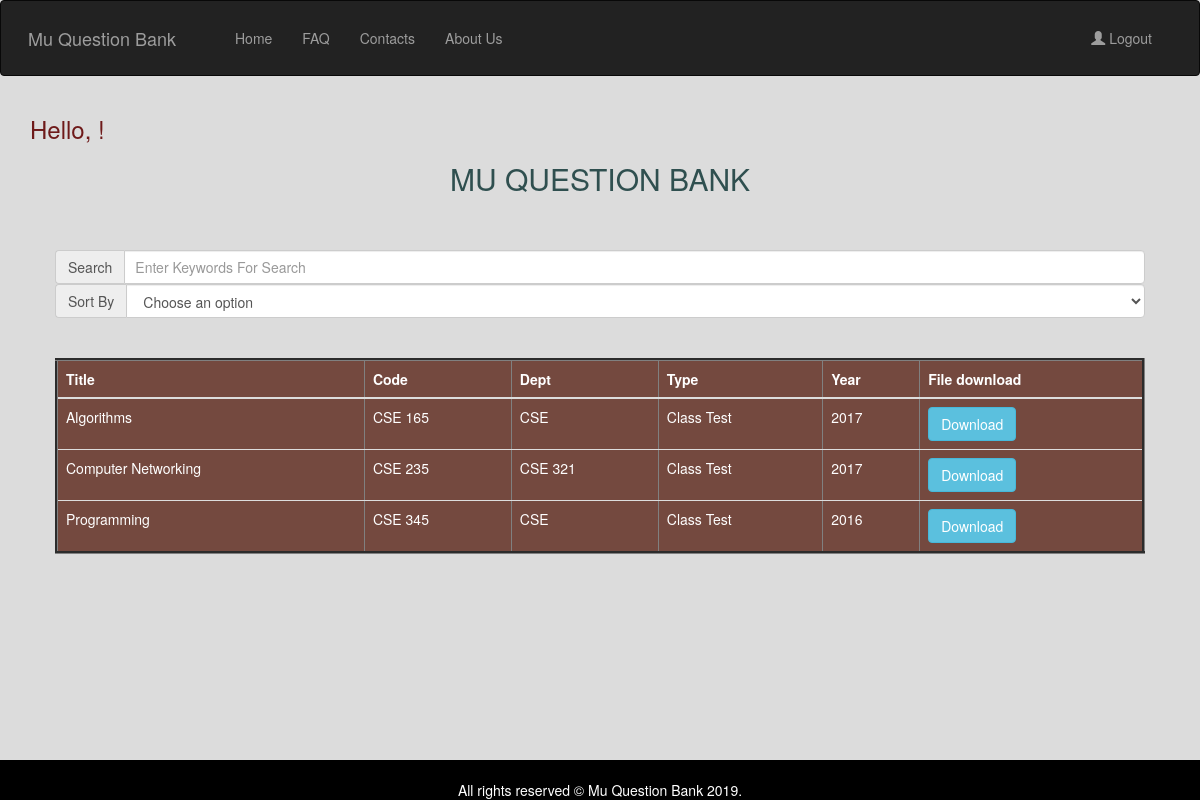
The page /index.php/home/searchOrderByClassTest on the database its author committed.
### tables this page shows
CREATE TABLE `question_info` (
  `q_id` int(12) NOT NULL,
  `q_year` year(4) NOT NULL,
  `q_type` varchar(120) NOT NULL,
  `q_code` varchar(120) NOT NULL,
  `q_title` varchar(225) NOT NULL,
  `q_dept` varchar(120) NOT NULL,
  `q_file` varchar(250) DEFAULT NULL
);

### application/controllers/home.php (called while the page is built, shortened)
<?php
class home extends CI_Controller {
    function __construct()
  	{
  		$this->load->model('question_model','qmodel');
  	}
	public function searchOrderByClassTest()
	{
		$data['questionInfo']=$this->qmodel->searchOrderByClassTest();
		$this->load->view('profile',$data);
	}
}

### index.php (called while the page is built, shortened)
<?php
require_once BASEPATH.'core/CodeIgniter.php';

### application/models/question_model.php (called while the page is built, shortened)
<?php
class question_model extends CI_Model {
	public function searchOrderByClassTest()
	{
		$this->db->select("*");
		$this->db->from("question_info");
		$this->db->where('q_type','Class Test');
		$query=$this->db->get();
		return $query->result();
	}
}

### application/views/profile.php (the view, shortened to what this page needs)
<!doctype html>
<html lang="en">
  <head>
   <link rel="stylesheet" href="https://maxcdn.bootstrapcdn.com/bootstrap/3.4.0/css/bootstrap.min.css">
</head>
<body>
  <header class="header-transparent" id="header-main">
            <nav class="navbar navbar-inverse">
              <div class="container-fluid">
                <div class="navbar-header">
                  <a class="navbar-brand" href="<?php echo base_url();?>home/mu_index">Mu Question Bank</a>
                </div>
                <ul class="nav navbar-nav ">
                  <li ><a href="<?php echo base_url();?>home/mu_index">Home</a></li>
                  <li ><a href="<?php echo base_url();?>home/faq">FAQ</a></li>
                  <li ><a href="<?php echo base_url();?>home/contacts">Contacts</a></li>
                  <li ><a href="<?php echo base_url();?>home/aboutUs">About Us</a></li>
                </ul>
                <ul class="nav navbar-nav navbar-right" >
                <li><a href="<?php echo base_url(); ?>home/logout"><span class="glyphicon glyphicon-user"></span> Logout</a></li>
              </ul>
              </div>
            </nav>
</header>
    <section class="slice slice-lg pb-lg-0 bg-gradient-primary" data-separator="rounded-left" data-separator-orientation="bottom">
            <div class="container">
                <div class="row justify-content-center">
                    <div class="col-lg-12">
                        <div class="mb--100 position-relative" style="z-index: 1;">
                            <div class="pt-lg text-center">
                          <h3 align="left" style="color: #6E1919;">   Hello, <?php echo $_SESSION['username'].'!'; ?> </h3>
                                <h2 class="text-white text-uppercase ls-2 mb-4 text-white font-weight-700" style="color: #2F4F4F;">
                                 Mu Question Bank</h2>
                            </div><br>
                             <div class="form-group" id="inputDiv">
                            <div class="input-group">
                            <span class="input-group-addon">Search</span>
                              <input type="text" name="search" id="search" placeholder="Enter Keywords For Search" class="form-control">
                            </div>
                             <div class="input-group">
                            <span class="input-group-addon">Sort By</span>
                              <select name="type" id="foo" class="form-control" onChange="window.location.href=this.value">
                              <option value="">Choose an option</option>
                            </select>
                            </div>
                           </div>
                        </div>
                    </div>
                </div>
                <div id="result">
                  <table class="table" border="3px" style="background-color: #74493F;">
                  <thead>
                    <tr id="table_text">
                      <th >Title</th>
                      <th >Code</th>
                      <th >Dept</th>
                      <th >Type</th>
                      <th >Year</th>
                      <th >File download</th>
                    </tr>
                    </thead>
                    <tbody>
                      <?php
                        if($questionInfo){
                          foreach ($questionInfo as $qtn) {
                      ?>
                      <tr id="table_text">
                        <td><?php echo $qtn->q_title; ?></td>
                        <td><?php echo $qtn->q_code; ?></td>
                        <td><?php echo $qtn->q_dept; ?></td>
                        <td><?php echo $qtn->q_type; ?></td>
                        <td><?php echo $qtn->q_year; ?></td>
                        <td><a class="btn btn-info" href="<?php echo base_url('home/download/'.$qtn->q_id); ?>"> Download</a></td>
                      </tr>
                      <?php
                    }
                      }
                      ?>
                    </tbody>
                  </table>
                 </div>
            </div>
        </section>
<br><br>
<div class="footer">
 <br>
  <div class="container">All rights reserved © Mu Question Bank 2019.
   <br>
   </div>
</div>
</body>
</html>

### application/views/profile.php (style rules this page uses)
.navbar-nav { padding: 12px; margin-left: 5px; }
.navbar-header { padding: 12px; margin-left: 2px; text-decoration-color: white; }
.navbar-right { padding: 12px; margin-right: 5px; }
.footer { position: fixed; left: 0; bottom: 0; width: 100%; background-color: black; color: white; text-align: center; }
#search { padding-left: 10px; padding-right: 10px; }
#inputDiv { padding-left: 25px; padding-right: 25px; padding-top: 25px; }
#result { padding-left: 25px; padding-right: 25px; padding-top: 25px; }
#table_text { color: white; }
body { background: #DCDCDC; }

### rows shown on the page
question_info: q_title "Algorithms", q_code "CSE 165", q_dept "CSE", q_type "Class Test", q_year "2017"
question_info: q_title "Computer Networking", q_code "CSE 235", q_dept "CSE 321", q_type "Class Test", q_year "2017"
question_info: q_title "Programming", q_code "CSE 345", q_dept "CSE", q_type "Class Test", q_year "2016"
